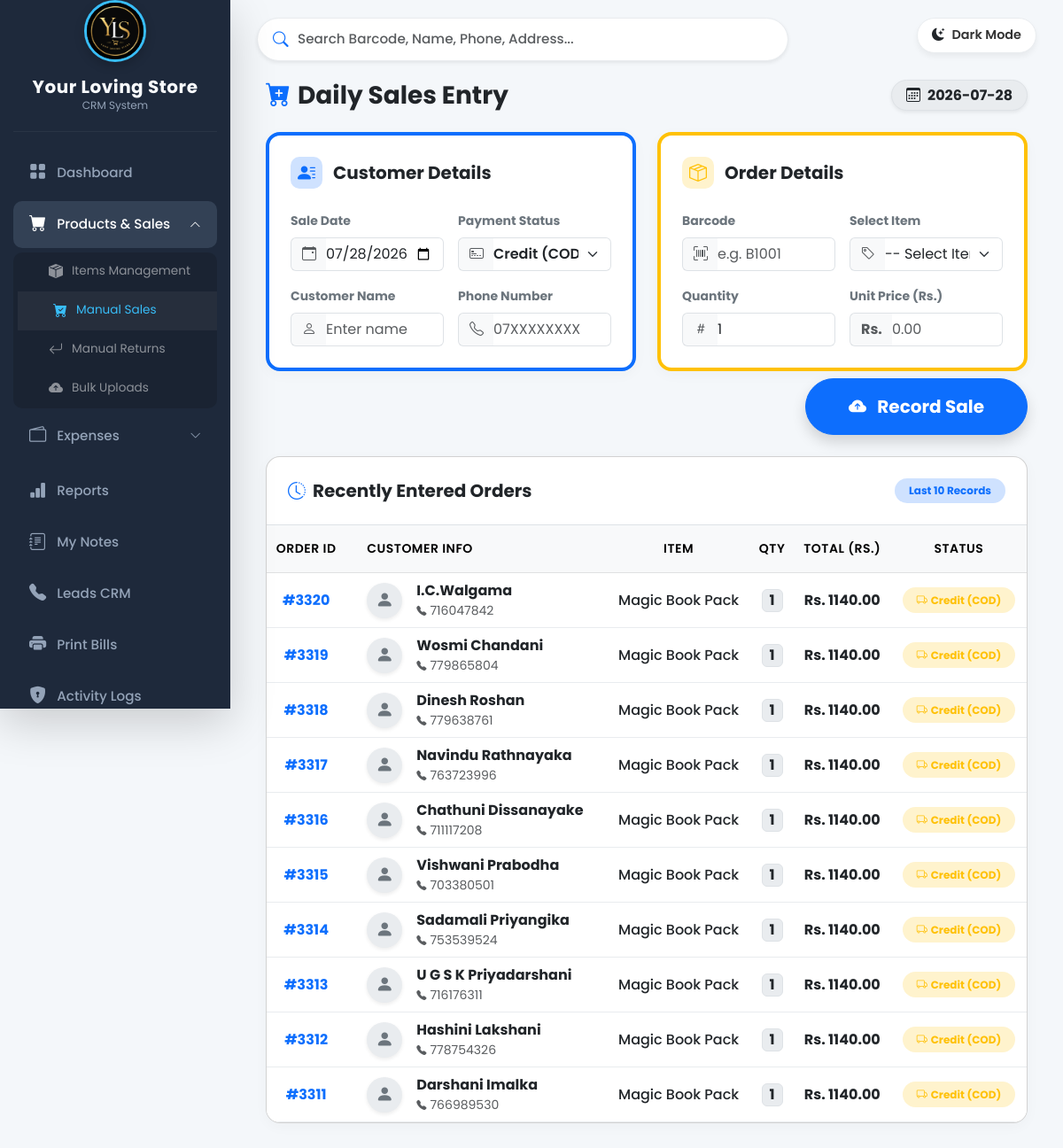
/sales (signed in), run on the app's committed database.
### tables this page shows
CREATE TABLE sales (id INTEGER PRIMARY KEY AUTOINCREMENT, barcode TEXT UNIQUE, customer_name TEXT, customer_phone TEXT, item_id INTEGER, qty INTEGER NOT NULL, selling_price REAL NOT NULL, total REAL NOT NULL, cost_at_sale REAL NOT NULL, sale_date DATE NOT NULL, status TEXT DEFAULT 'Credit', payment_date DATE, FOREIGN KEY(item_id) REFERENCES items(id));

CREATE TABLE items (id INTEGER PRIMARY KEY AUTOINCREMENT, item_name TEXT NOT NULL);

### app.py (the view, shortened to what this page needs)
@app.route('/sales', methods=['GET', 'POST'])
def sales():
    if 'username' not in session: return redirect(url_for('login'))
    conn = sqlite3.connect('/var/data/database.db')
    cursor = conn.cursor()
    cursor.execute("""
        SELECT i.id, i.item_name,
               (
                   COALESCE((SELECT SUM(qty) FROM stock_batches WHERE item_id = i.id AND (source = 'Manual' OR source IS NULL)), 0) +
                   COALESCE((SELECT SUM(qty) FROM returns WHERE item_id = i.id), 0)
               ) -
               COALESCE((SELECT SUM(qty) FROM sales WHERE item_id = i.id), 0) as available_stock
        FROM items i
        ORDER BY i.item_name ASC
    """)
    all_items = cursor.fetchall()
    cursor.execute('''
        SELECT s.id, s.customer_name, s.customer_phone, i.item_name, s.qty, s.total, s.status
        FROM sales s
        JOIN items i ON s.item_id = i.id
        ORDER BY s.id DESC
        LIMIT 10
    ''')
    recent_orders_data = []
    columns = ['id', 'customer_name', 'phone', 'item_name', 'qty', 'total_price', 'status']
    for row in cursor.fetchall():
        recent_orders_data.append(dict(zip(columns, row)))
    conn.close()
    return render_template('sales.html',
                           items=all_items,
                           today_date=date.today().strftime('%Y-%m-%d'),
                           recent_orders=recent_orders_data)

### app.py (called while the page is built)
@app.before_request
def make_session_permanent():
    session.permanent = True
    session.modified = True

### templates/sales.html (shortened to what this page needs)
{% extends 'base.html' %}
{% block content %}
<div class="d-flex flex-wrap justify-content-between align-items-center mb-4 gap-3">
    <h3 class="fw-bolder text-body mb-0">
        <i class="bi bi-cart-plus-fill text-primary me-2"></i>Daily Sales Entry
    </h3>
    <div class="badge bg-body-secondary text-body border px-3 py-2 fs-6 rounded-pill shadow-sm">
        <i class="bi bi-calendar3 me-2"></i>{{ today_date }}
    </div>
</div>
<form action="/sales" method="POST">
    <div class="row g-4 mb-4">
        <div class="col-lg-6">
            <div class="modern-card p-4 h-100 border-top border-primary border-4">
                <h5 class="mb-4 d-flex align-items-center text-body fw-bold">
                    <span class="section-icon bg-primary-subtle text-primary"><i class="bi bi-person-lines-fill fs-5"></i></span>
                    Customer Details
                </h5>
                <div class="row g-3">
                    <div class="col-md-6">
                        <label class="form-label small fw-bold text-secondary">Sale Date</label>
                        <div class="input-group">
                            <span class="input-group-text border-end-0"><i class="bi bi-calendar-event"></i></span>
                            <input type="date" class="form-control border-start-0 ps-0" name="sale_date" value="{{ today_date }}" required>
                        </div>
                    </div>
                    <div class="col-md-6">
                        <label class="form-label small fw-bold text-secondary">Payment Status</label>
                        <div class="input-group">
                            <span class="input-group-text border-end-0"><i class="bi bi-credit-card-2-front"></i></span>
                            <select class="form-select border-start-0 ps-0 fw-semibold" name="status" required>
                                <option value="Credit" selected class="text-warning">Credit (COD)</option>
                            </select>
                        </div>
                    </div>
                    <div class="col-md-6">
                        <label class="form-label small fw-bold text-secondary">Customer Name</label>
                        <div class="input-group">
                            <span class="input-group-text border-end-0"><i class="bi bi-person"></i></span>
                            <input type="text" class="form-control border-start-0 ps-0" name="customer" placeholder="Enter name" required>
                        </div>
                    </div>
                    <div class="col-md-6">
                        <label class="form-label small fw-bold text-secondary">Phone Number</label>
                        <div class="input-group">
                            <span class="input-group-text border-end-0"><i class="bi bi-telephone"></i></span>
                            <input type="tel" class="form-control border-start-0 ps-0" name="phone" placeholder="07XXXXXXXX" required>
                        </div>
                    </div>
                </div>
            </div>
        </div>
        <div class="col-lg-6">
            <div class="modern-card p-4 h-100 border-top border-warning border-4">
                <h5 class="mb-4 d-flex align-items-center text-body fw-bold">
                    <span class="section-icon bg-warning-subtle text-warning"><i class="bi bi-box-seam fs-5"></i></span>
                    Order Details
                </h5>
                <div class="row g-3">
                    <div class="col-md-6">
                        <label class="form-label small fw-bold text-secondary">Barcode</label>
                        <div class="input-group">
                            <span class="input-group-text border-end-0"><i class="bi bi-upc-scan"></i></span>
                            <input type="text" class="form-control border-start-0 ps-0" name="barcode" placeholder="e.g. B1001" required>
                        </div>
                    </div>
                    <div class="col-md-6">
                        <label class="form-label small fw-bold text-secondary">Select Item</label>
                        <div class="input-group">
                            <span class="input-group-text border-end-0"><i class="bi bi-tag"></i></span>
                            <select class="form-select border-start-0 ps-0" name="item_id" required>
                                <option value="" disabled selected>-- Select Item --</option>
                            </select>
                        </div>
                    </div>
                    <div class="col-md-6">
                        <label class="form-label small fw-bold text-secondary">Quantity</label>
                        <div class="input-group">
                            <span class="input-group-text border-end-0"><i class="bi bi-hash"></i></span>
                            <input type="number" class="form-control border-start-0 ps-0" name="qty" placeholder="1" value="1" required min="1">
                        </div>
                    </div>
                    <div class="col-md-6">
                        <label class="form-label small fw-bold text-secondary">Unit Price (Rs.)</label>
                        <div class="input-group">
                            <span class="input-group-text border-end-0 fw-bold">Rs.</span>
                            <input type="number" step="0.01" class="form-control border-start-0 ps-0" name="selling_price" placeholder="0.00" required>
                        </div>
                    </div>
                </div>
            </div>
        </div>
        <div class="col-12 text-end mt-2">
            <button type="submit" class="btn btn-primary btn-lg px-5 py-3 rounded-pill shadow fw-bold">
                <i class="bi bi-cloud-arrow-up-fill me-2"></i> Record Sale
            </button>
        </div>
    </div>
</form>
<div class="modern-card overflow-hidden mt-2 mb-5">
    <div class="card-header bg-transparent border-bottom p-4 d-flex justify-content-between align-items-center">
        <h5 class="mb-0 fw-bold text-body"><i class="bi bi-clock-history me-2 text-primary"></i>Recently Entered Orders</h5>
        <span class="badge bg-primary-subtle text-primary rounded-pill px-3 py-2">Last 10 Records</span>
    </div>
    <div class="table-responsive">
        <table class="table table-hover align-middle mb-0 text-center border-0">
            <thead class="table-light text-muted small text-uppercase" style="letter-spacing: 0.5px;">
                <tr>
                    <th class="py-3 fw-semibold">Order ID</th>
                    <th class="py-3 fw-semibold text-start ps-4">Customer Info</th>
                    <th class="py-3 fw-semibold">Item</th>
                    <th class="py-3 fw-semibold">Qty</th>
                    <th class="py-3 fw-semibold">Total (Rs.)</th>
                    <th class="py-3 fw-semibold">Status</th>
                </tr>
            </thead>
            <tbody>
                {% for order in recent_orders %}
                <tr class="border-bottom border-light-subtle">
                    <td class="fw-bold text-primary">#{{ order.id }}</td>
                    <td class="text-start ps-4">
                        <div class="d-flex align-items-center">
                            <div class="bg-body-secondary text-secondary rounded-circle d-flex justify-content-center align-items-center me-3 shadow-sm" style="width: 40px; height: 40px;">
                                <i class="bi bi-person-fill fs-5"></i>
                            </div>
                            <div>
                                <div class="fw-bold text-body">{{ order.customer_name }}</div>
                                <div class="small text-muted"><i class="bi bi-telephone-fill me-1" style="font-size: 0.7rem;"></i>{{ order.phone }}</div>
                            </div>
                        </div>
                    </td>
                    <td class="text-body fw-medium">{{ order.item_name }}</td>
                    <td><span class="badge bg-body-secondary text-body border px-2 py-1 fs-6">{{ order.qty }}</span></td>
                    <td class="fw-bold text-body">Rs. {{ "%.2f"|format(order.total_price) }}</td>
                    <td>
                        {% if order.status == 'Paid' %}
                            <span class="badge bg-success-subtle text-success px-3 py-2 rounded-pill"><i class="bi bi-check-circle-fill me-1"></i>Paid (Cash)</span>
                        {% else %}
                            <span class="badge bg-warning-subtle text-warning px-3 py-2 rounded-pill"><i class="bi bi-truck me-1"></i>Credit (COD)</span>
                        {% endif %}
                    </td>
                </tr>
                {% endfor %}
            </tbody>
        </table>
    </div>
</div>
{% endblock %}

### templates/base.html (style rules this page uses)
:root { --bg-body: #f4f7fa; --sidebar-bg: #1e293b; --sidebar-hover: #334155; --sidebar-text: #94a3b8; --sidebar-text-active: #ffffff; --card-bg: #ffffff; --text-main: #333333; --text-muted: #6c757d; --border-color: #e9ecef; --shadow-sm: 0 4px 6px rgba(0,0,0,0.05); }
body { background-color: var(--bg-body); color: var(--text-main); font-family: 'Poppins', sans-serif; transition: background-color 0.3s ease, color 0.3s ease; overflow-x: hidden; overscroll-behavior-y: none; }
.table-responsive { overflow-x: auto; -webkit-overflow-scrolling: touch; scrollbar-width: thin; }
.table { --bs-table-bg: var(--card-bg); --bs-table-color: var(--text-main); --bs-table-border-color: var(--border-color); --bs-table-hover-bg: var(--sidebar-hover); }
.form-control, .form-select { background-color: var(--bg-body); color: var(--text-main); border: 1px solid var(--border-color); }

### templates/sales.html (style rules this page uses)
.modern-card { background-color: var(--bs-body-bg); border: 1px solid var(--bs-border-color-translucent); border-radius: 1rem; box-shadow: 0 4px 15px rgba(0, 0, 0, 0.03); transition: all 0.3s ease; }
.section-icon { display: inline-flex; align-items: center; justify-content: center; width: 36px; height: 36px; border-radius: 10px; margin-right: 12px; }
.input-group-text { background-color: var(--bs-tertiary-bg); border-color: var(--bs-border-color); color: var(--bs-secondary-color); }
.form-control, .form-select { border-color: var(--bs-border-color); background-color: var(--bs-body-bg); color: var(--bs-body-color); }

### data on the page
sales: id "3320", customer_name "I.C.Walgama", phone "716047842", item_name "Magic Book Pack", qty "1", total_price "1140.00", status "Credit" (drawn)
sales: id "3319", customer_name "Wosmi Chandani", phone "779865804", item_name "Magic Book Pack", qty "1", total_price "1140.00", status "Credit" (drawn)
sales: id "3318", customer_name "Dinesh Roshan", phone "779638761", item_name "Magic Book Pack", qty "1", total_price "1140.00", status "Credit" (drawn)
sales: id "3317", customer_name "Navindu Rathnayaka", phone "763723996", item_name "Magic Book Pack", qty "1", total_price "1140.00", status "Credit" (drawn)
sales: id "3316", customer_name "Chathuni Dissanayake", phone "711117208", item_name "Magic Book Pack", qty "1", total_price "1140.00", status "Credit" (drawn)
sales: id "3315", customer_name "Vishwani Prabodha", phone "703380501", item_name "Magic Book Pack", qty "1", total_price "1140.00", status "Credit" (drawn)
sales: id "3314", customer_name "Sadamali Priyangika", phone "753539524", item_name "Magic Book Pack", qty "1", total_price "1140.00", status "Credit" (drawn)
sales: id "3313", customer_name "U G S K Priyadarshani", phone "716176311", item_name "Magic Book Pack", qty "1", total_price "1140.00", status "Credit" (drawn)
sales: id "3312", customer_name "Hashini Lakshani", phone "778754326", item_name "Magic Book Pack", qty "1", total_price "1140.00", status "Credit" (drawn)
sales: id "3311", customer_name "Darshani Imalka", phone "766989530", item_name "Magic Book Pack", qty "1", total_price "1140.00", status "Credit" (drawn)
